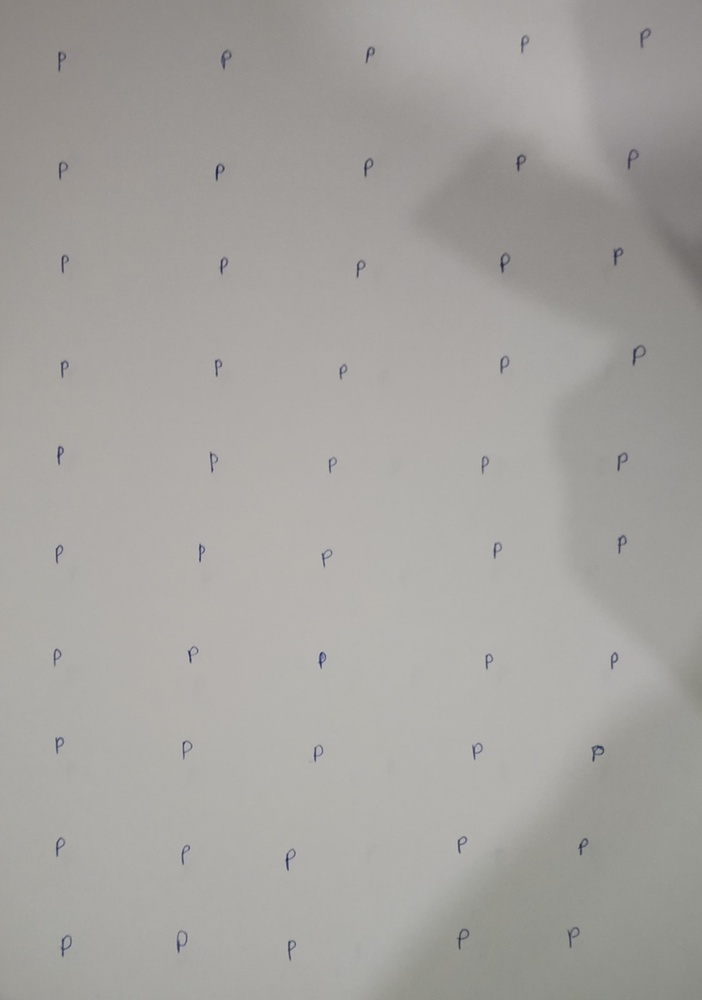
#> input picture clipping_data/rho_2.jpg, 702 x 1000 px, shrunk from 1269 x 1808 before the run
$ python main_1.py
#> lines starting #> are read from the running program, lines starting #| are printed output that depends on the picture
# -*- coding: utf-8 -*-
"""
Created on Sun Dec  5 14:18:28 2021

@author: Hardik
"""
import cv2

img_1 = cv2.imread('rho_2.jpg')
#> img_1 is the input picture: shape (1000, 702, 3); mean B, G, R 159.3, 162.8, 165.1

size1 = img_1.shape
#> size1 = (1000, 702, 3)


height = round(size1[0]/10)
#> height = 100
width = round(size1[1]/5)
#> width = 140

for j in range(5):
    for i in range(10):
        img2 = img_1[height*i:height*(i+1), j*width:(j+1)*width,:]
        cv2.imwrite('Dataset/rho'+str(j+5)+ str(i)+'.png',img2)
#> this loop made 5 passes
#> pass 1, `cv2.imwrite('Dataset/rho'+str(j+5)+ str(i)+'.png',img2)`:
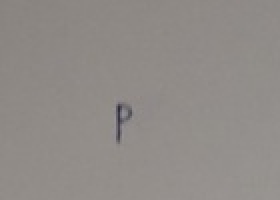
#> saved as rho50.png: shape (100, 140, 3) (shown 2 times larger); mean B, G, R 136.1, 139.7, 144.4
#> pass 1, `cv2.imwrite('Dataset/rho'+str(j+5)+ str(i)+'.png',img2)`:
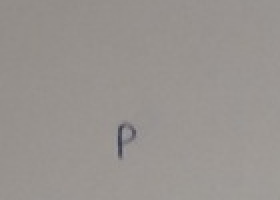
#> saved as rho51.png: shape (100, 140, 3) (shown 2 times larger); mean B, G, R 144.2, 147.8, 152.7
#> pass 1, `cv2.imwrite('Dataset/rho'+str(j+5)+ str(i)+'.png',img2)`:
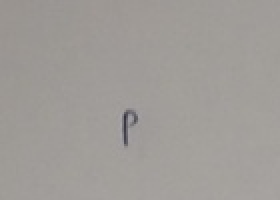
#> saved as rho52.png: shape (100, 140, 3) (shown 2 times larger); mean B, G, R 152.2, 156.2, 159.8
#> pass 1, `cv2.imwrite('Dataset/rho'+str(j+5)+ str(i)+'.png',img2)`:
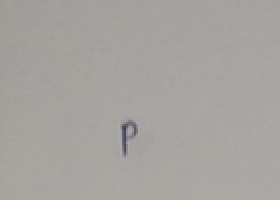
#> saved as rho53.png: shape (100, 140, 3) (shown 2 times larger); mean B, G, R 159.5, 163.1, 166.7

$ run again, with clipping_data/rho_1.jpg copied over clipping_data/rho_2.jpg
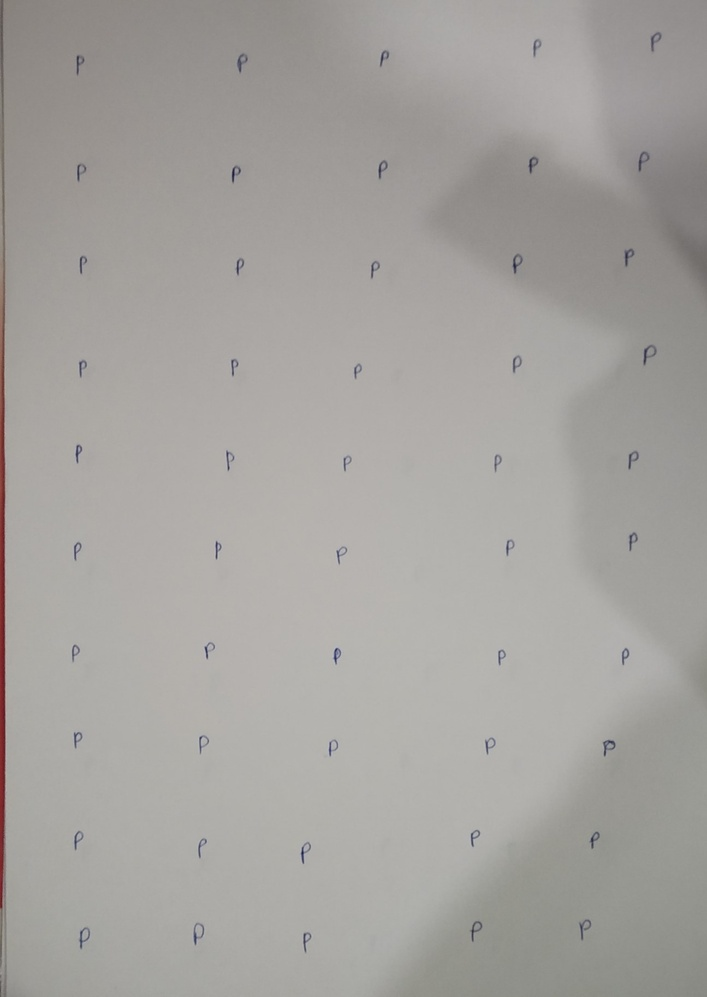
#> input picture clipping_data/rho_1.jpg, 707 x 997 px, shrunk from 1295 x 1826 before the run
#> img_1 is the input picture: shape (997, 707, 3); mean B, G, R 158.6, 162.2, 164.8
#> the loop `for j in range(5):` made 5 passes
#> pass 1, `cv2.imwrite('Dataset/rho'+str(j+5)+ str(i)+'.png',img2)`:
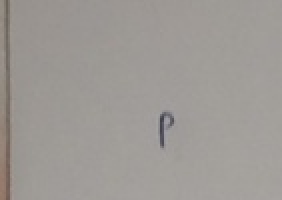
#> saved as rho52.png: shape (100, 141, 3) (shown 2 times larger); mean B, G, R 149.6, 153.9, 158
#> pass 1, `cv2.imwrite('Dataset/rho'+str(j+5)+ str(i)+'.png',img2)`:
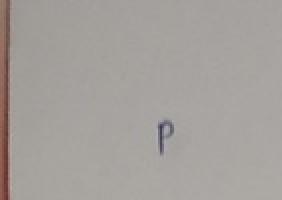
#> saved as rho53.png: shape (100, 141, 3) (shown 2 times larger); mean B, G, R 155.8, 160, 164.7

$ run again, with clipping_data/kappa_1.jpg copied over clipping_data/rho_2.jpg
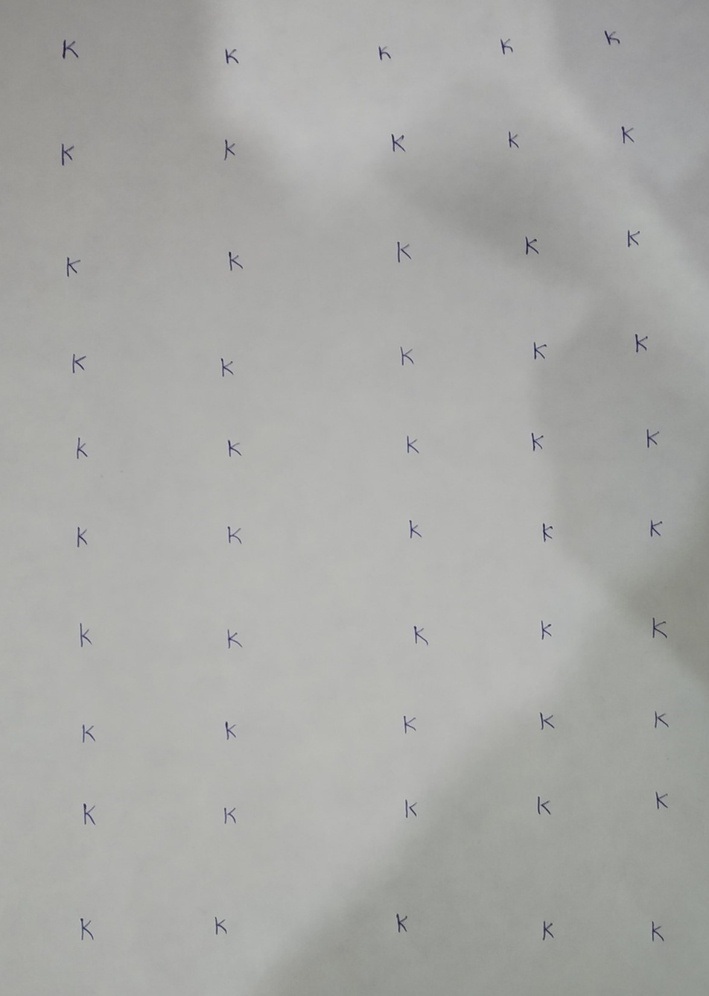
#> input picture clipping_data/kappa_1.jpg, 709 x 996 px, shrunk from 1175 x 1651 before the run
#> img_1 is the input picture: shape (996, 709, 3); mean B, G, R 166.2, 168.8, 168.3
#> the loop `for j in range(5):` made 5 passes
#> pass 1, `cv2.imwrite('Dataset/rho'+str(j+5)+ str(i)+'.png',img2)`:
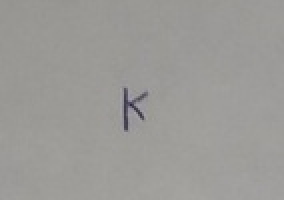
#> saved as rho51.png: shape (100, 142, 3) (shown 2 times larger); mean B, G, R 151.5, 154.7, 155.7
#> pass 1, `cv2.imwrite('Dataset/rho'+str(j+5)+ str(i)+'.png',img2)`:
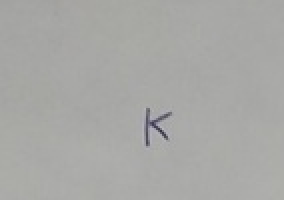
#> saved as rho53.png: shape (100, 142, 3) (shown 2 times larger); mean B, G, R 165.8, 168.3, 168.1
